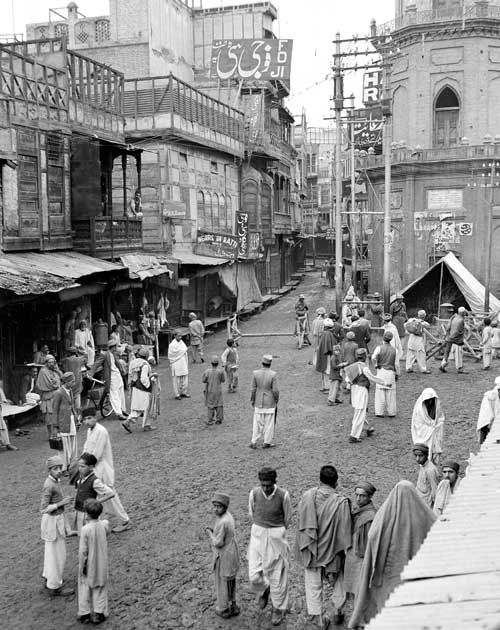
#> input picture input_images/india.jpg, 500 x 630 px
$ jupyter execute --allow-errors source_code.ipynb
#> lines starting #> are read from the running program, lines starting #| are printed output that depends on the picture
[cell 1]
import numpy as np
import matplotlib.pyplot as plt
import cv2

[cell 2]
IMAGE =  "india.jpg"

[cell 3]
prototxt = "./model/colorization_deploy_v2.prototxt"
model = "./model/colorization_release_v2.caffemodel"
points = "./model/pts_in_hull.npy"
image =  "./input_images/"+IMAGE

#> (a cell that did not finish here is left out)

#> (a cell that did not finish here is left out)

[cell 6]
image = cv2.imread(image)
#> image is the input picture: shape (630, 500, 3); min 0, max 255, mean 138.9

#image  = np.full((100,80,3), 12, np.uint8)
image = cv2.cvtColor(image, cv2.COLOR_BGR2GRAY)
#> image: shape (630, 500)
image = cv2.cvtColor(image, cv2.COLOR_GRAY2RGB)
scaled = image.astype("float32") / 255.0
lab = cv2.cvtColor(scaled, cv2.COLOR_RGB2LAB)
#> lab: shape (630, 500, 3) float32; mean of channels 0, 1, 2 56.8, 0, 0

[cell 7]
plt.imshow(image)
plt.axis('off');
plt.title('Input image');

[cell 8]
scaled = image.astype("float32") / 255.0
lab = cv2.cvtColor(scaled, cv2.COLOR_RGB2LAB)
resized = cv2.resize(lab, (224, 224))
#> resized: shape (224, 224, 3) float32; mean of channels 0, 1, 2 56.8, 0, 0
L = cv2.split(resized)[0]
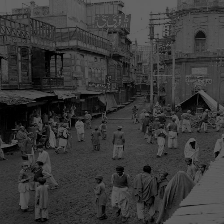
#> L: shape (224, 224) float32; min 0, max 100, mean 56.8
L -= 50
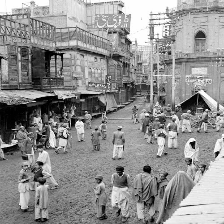
#> L: shape (224, 224) float32; min -50, max 50, mean 6.8; drawn with min black and max white

#> (a cell that did not finish here is left out)

[cell 10]
L = cv2.split(lab)[0]
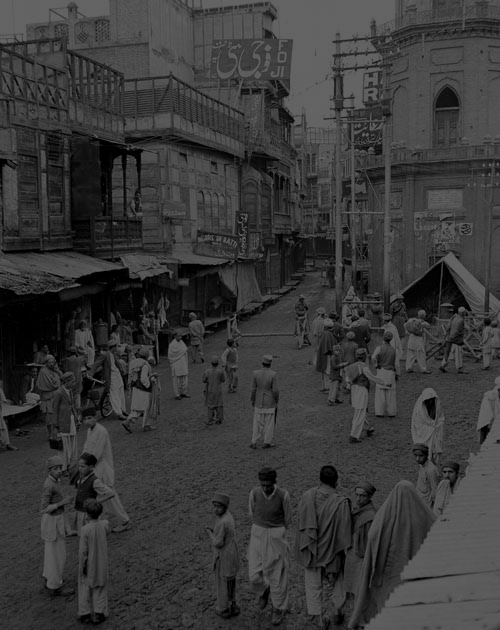
#> L: shape (630, 500) float32; min 0, max 100, mean 56.8
#> (the rest of this cell did not finish here and is left out)

$ run again, with input_images/1.jpg copied over input_images/india.jpg
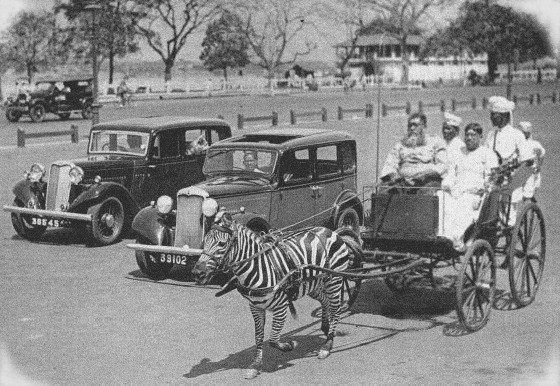
#> input picture input_images/1.jpg, 560 x 386 px
#> image is the input picture: shape (386, 560, 3); min 17, max 255, mean 134.2
#> image: shape (386, 560)
#> lab: shape (386, 560, 3) float32; mean of channels 0, 1, 2 55.2, 0, 0
#> resized: shape (224, 224, 3) float32; mean of channels 0, 1, 2 55.2, 0, 0
#> `L = cv2.split(resized)[0]`:
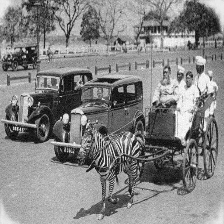
#> L: shape (224, 224) float32; min 10.83, max 96.23, mean 55.2; drawn with min black and max white
#> `L = cv2.split(lab)[0]`:
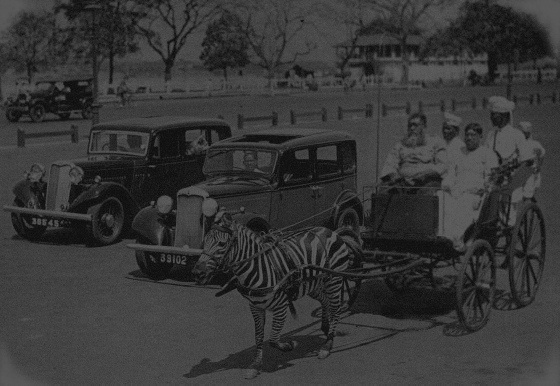
#> L: shape (386, 560) float32; min 5.1, max 100, mean 55.2

$ run again, with input_images/2.jpg copied over input_images/india.jpg
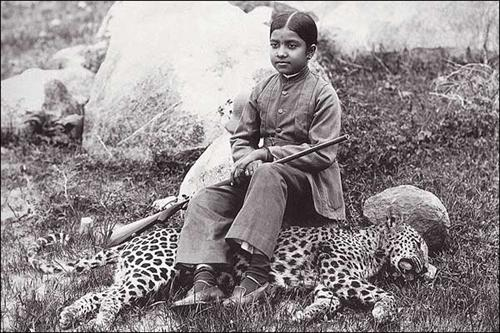
#> input picture input_images/2.jpg, 500 x 333 px
#> image is the input picture: shape (333, 500, 3); mean B, G, R 142.1, 140.1, 147.2
#> lab: shape (333, 500, 3) float32; mean of channels 0, 1, 2 58, 0, 0
#> resized: shape (224, 224, 3) float32; mean of channels 0, 1, 2 58, 0, 0
#> `L = cv2.split(resized)[0]`:
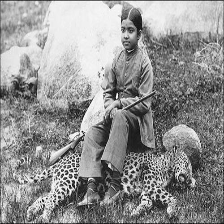
#> L: shape (224, 224) float32; min 1.33, max 99.62, mean 58; drawn with min black and max white
#> `L = cv2.split(lab)[0]`:
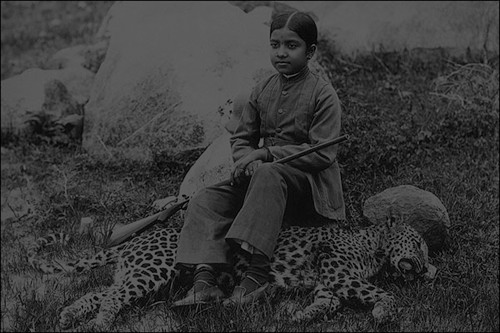
#> L: shape (333, 500) float32; min 0, max 100, mean 58

$ run again, with input_images/3.jpg copied over input_images/india.jpg
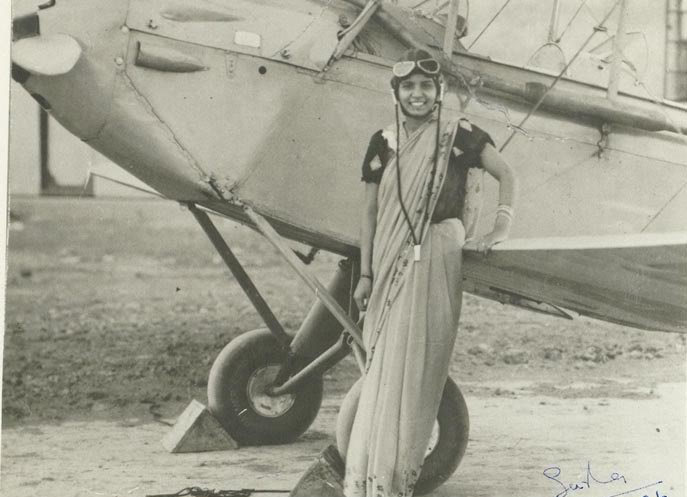
#> input picture input_images/3.jpg, 687 x 497 px
#> image is the input picture: shape (497, 687, 3); mean B, G, R 145.6, 160.7, 161.5
#> lab: shape (497, 687, 3) float32; mean of channels 0, 1, 2 65.2, 0, 0
#> resized: shape (224, 224, 3) float32; mean of channels 0, 1, 2 65.2, 0, 0
#> `L = cv2.split(resized)[0]`:
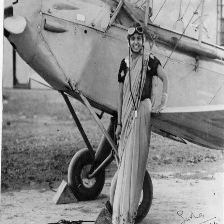
#> L: shape (224, 224) float32; min 27.55, max 96.73, mean 65.2; drawn with min black and max white
#> `L = cv2.split(lab)[0]`:
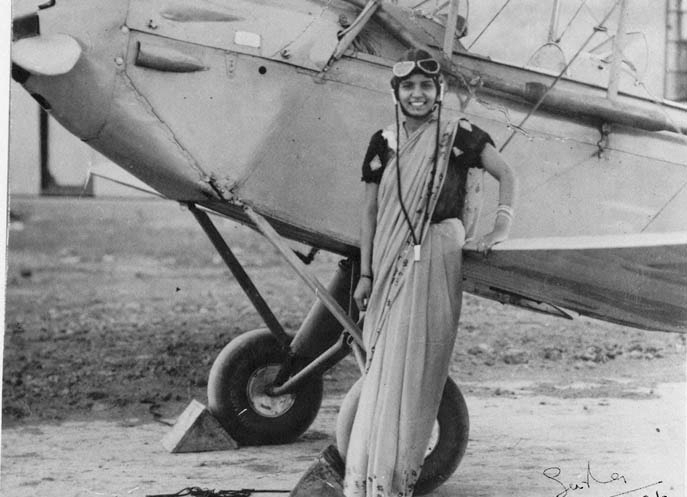
#> L: shape (497, 687) float32; min 23.42, max 98.11, mean 65.2; drawn with min black and max white
